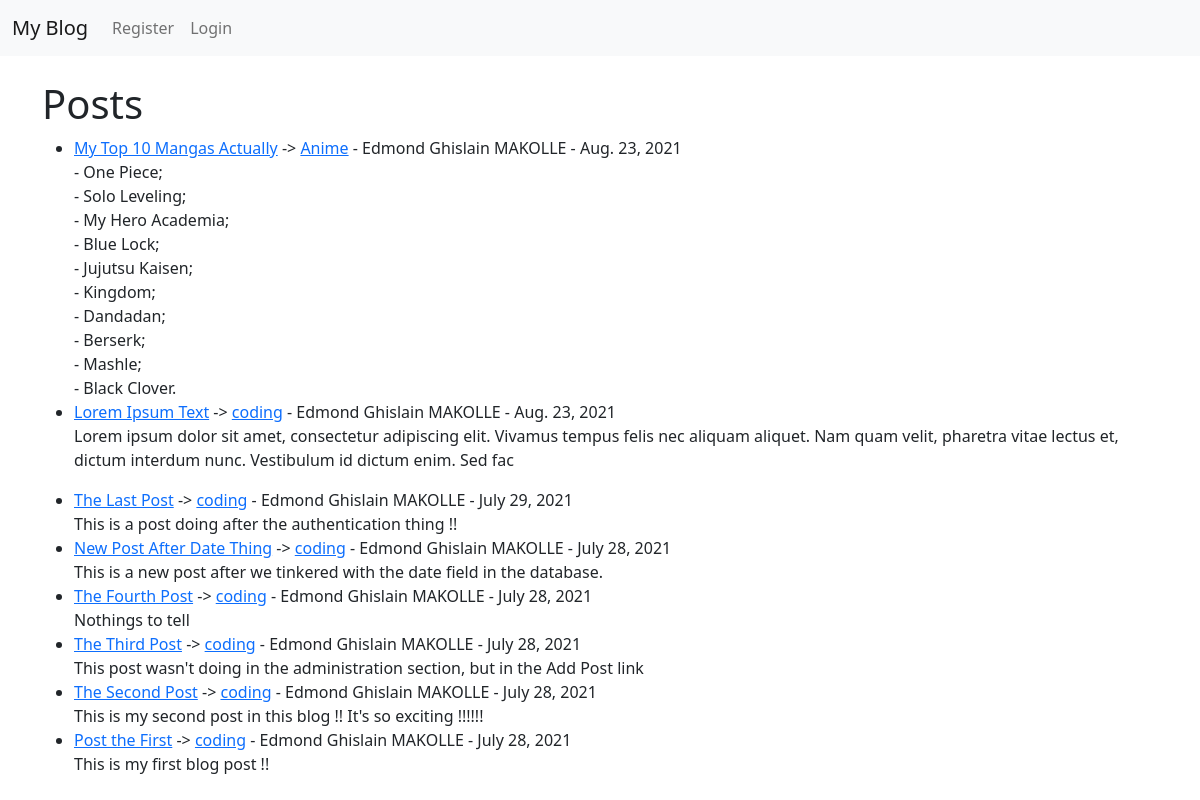
The app's page /, older data.
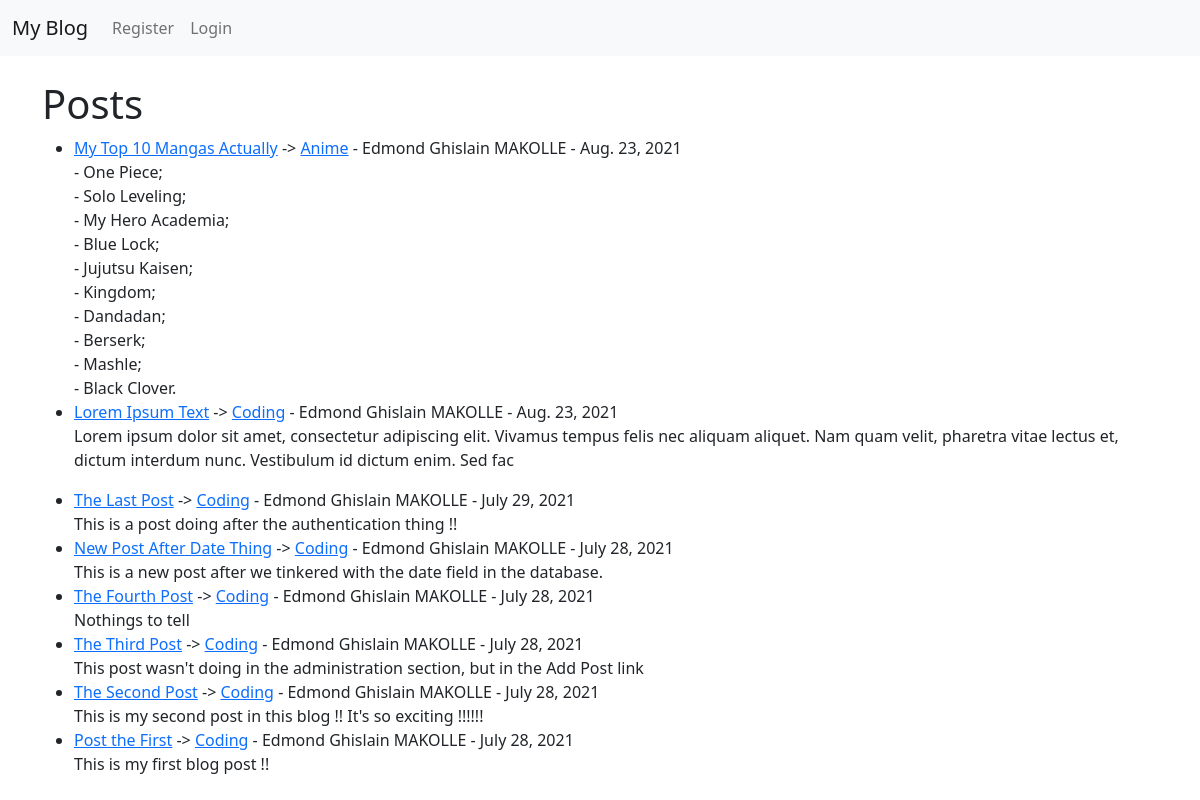
The same page, newer data.
### theblog/models.py (models this page shows, shortened)
class Post (models.Model):
    title = models.CharField(max_length=255)
    author = models.ForeignKey(User, on_delete=models.CASCADE)
    body = models.TextField()
    post_date = models.DateField(auto_now_add=True)
    category = models.CharField(max_length=255, default='Coding')

### theblog/views.py (the view)
# urls.py: path('', HomeView.as_view(), name="home"),
class HomeView(ListView):
    model = Post
    template_name = 'home.html'
    ordering = ['-id']  # Permet d'ordonner les Postes, ici c'est du plus recent au plus ancien

### theblog/templates/home.html (shortened to what this page needs)
{% extends 'base.html' %}
{% block content %}
    <h1>Posts</h1>
    <ul>
        {% for post in object_list %}
            <li>
                <a href="{% url 'article-detail' post.pk %}">{{ post.title}}</a> ->
                <a href="{% url 'category' post.category|slugify %}">{{ post.category}}</a> -
                {{ post.author.first_name }} {{ post.author.last_name }} -
                {{ post.post_date }}
                <br>
                {{ post.body | slice:":200" | safe }}  {% comment %} Le slice permet de determiner le nombre de lettre a afficher {% endcomment %}
                <br>
            </li>
        {% endfor %}
    </ul>
{% endblock %}

Row changes from the older to the newer data that the page shows:
changed Post "Lorem Ipsum Text": category "coding" → "Coding"
changed Post "The Last Post": category "coding" → "Coding"
changed Post "New Post After Date Thing": category "coding" → "Coding"
changed Post "The Fourth Post": category "coding" → "Coding"
changed Post "The Third Post": category "coding" → "Coding"
changed Post "The Second Post": category "coding" → "Coding"
changed Post "Post the First": category "coding" → "Coding"
